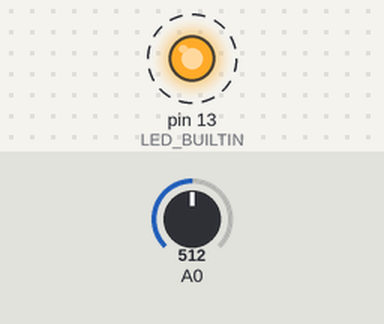
A sketch run on a simulated Arduino Leonardo, built with avr-gcc and run on an emulated ATmega32U4. Parts: output pins drawn as LEDs (lit = HIGH). Dashed ring = blinking. The test bench sets the inputs (shaded band); at power-on: A0 = 512. What the sketch prints to the serial monitor is not drawn.

Above: at 0.5 s.
Timing chart, 0 to 4.6 s (numbered marks = the images above):
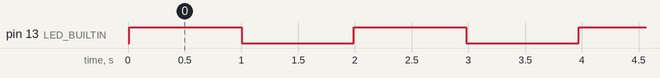

Measured:
- by itself, pin 13 (LED_BUILTIN): alternates HIGH for 0.99 s and LOW for 0.99 s

The sketch:

teste_freeRTOS_2.ino
```cpp
#include <Arduino_FreeRTOS.h>

// define two tasks for Blink & AnalogRead

void TaskBlink( void *pvParameters );

void TaskAnalogRead( void *pvParameters );

// the setup function runs once when you press reset or power the board

void setup() {

  // initialize serial communication at 9600 bits per second:

  Serial.begin(9600);

  while (!Serial) {

    ; // wait for serial port to connect. Needed for native USB, on LEONARDO, MICRO, YUN, and other 32u4 based boards.

  }

  // Now set up two tasks to run independently.

  xTaskCreate(

    TaskBlink

    ,  (const portCHAR *)"Blink"   // A name just for humans

    ,  128  // This stack size can be checked & adjusted by reading the Stack Highwater

    ,  NULL

    ,  2  // Priority, with 3 (configMAX_PRIORITIES - 1) being the highest, and 0 being the lowest.

    ,  NULL );

  xTaskCreate(

    TaskAnalogRead

    ,  (const portCHAR *) "AnalogRead"

    ,  128  // Stack size

    ,  NULL

    ,  1  // Priority

    ,  NULL );

 // Now the task scheduler, which takes over control of scheduling individual tasks, is automatically started.

}

void loop()

{

  // Empty. Things are done in Tasks.

}

/*---------------------- Tasks ---------------------*/

void TaskBlink(void *pvParameters)  // This is a task.

{

  (void) pvParameters;

  // initialize digital LED_BUILTIN on pin 13 as an output.

  pinMode(LED_BUILTIN, OUTPUT);

  for (;;) // A Task shall never return or exit.

  {

    digitalWrite(LED_BUILTIN, HIGH);   // turn the LED on (HIGH is the voltage level)

    vTaskDelay( 1000 / portTICK_PERIOD_MS ); // wait for one second

   digitalWrite(LED_BUILTIN, LOW);    // turn the LED off by making the voltage LOW

    vTaskDelay( 1000 / portTICK_PERIOD_MS ); // wait for one second

  }

}

void TaskAnalogRead(void *pvParameters)  // This is a task.

{

  (void) pvParameters;

  for (;;)

  {

    // read the input on analog pin 0:

    int sensorValue = analogRead(A0);

    // print out the value you read:

    Serial.println(sensorValue);

    vTaskDelay(1);  // one tick delay (15ms) in between reads for stability

  }

}
```
